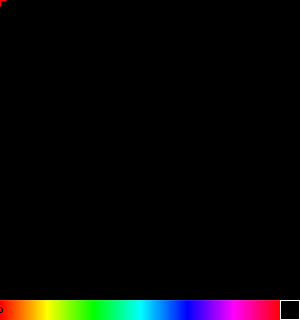
Frame 1 (no input)
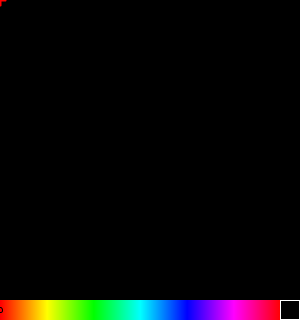
Frame 60 (the mouse pressed at the canvas centre just before this capture)
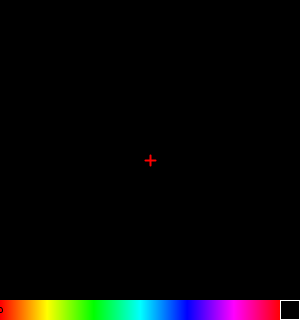
Frame 120 (the mouse held since frame 60 and released just before this capture)

The Processing sketch that drew these frames (run headless with seeded random() and noise(); from frame 60 on, the mouse is pressed at the canvas centre):

// Processing sketch: sample_eraser
// ── sample_eraser.pde
int penColor = 0;
PGraphics g;

boolean colorSelecting = false;

final int PEN_W = 2;  //ペン太さ
final int ERS_W = 8;  //消しゴム太さ
final int COLOR_MAX = 100;

void setup() {
  size(300, 320);
  noCursor();  //カーソルを消す
  colorMode(HSB, COLOR_MAX);

  g = createGraphics(300, 300);
  g.beginDraw();

  g.colorMode(HSB, COLOR_MAX);
  g.background(0);

  g.endDraw();
}

void draw() {
  image(g, 0, 0);
  strokeWeight(1);
  //色選択バー
  for (int x = 0; x < 280; x++) {
    stroke(getMapppedColor(x));
    line(x, 300, x, 320);
  }
  //消しゴム部分
  stroke(COLOR_MAX);
  fill(0);
  rect(280, 300, 20 - 1, 20 - 1);

  stroke(0);

  if (penColor != 290) {
    fill(getMapppedColor(penColor));
    ellipse(penColor, 300 + 10, 5, 5);

    //十字
    strokeWeight(PEN_W + 1);
    stroke(0);
    line(mouseX - 5, mouseY, mouseX + 5, mouseY);
    line(mouseX, mouseY - 5, mouseX, mouseY + 5);
    strokeWeight(PEN_W);
    stroke(getMapppedColor(penColor));
    line(mouseX - 5, mouseY, mouseX + 5, mouseY);
    line(mouseX, mouseY - 5, mouseX, mouseY + 5);
  } else {
    fill(100);
    ellipse(penColor, 300 + 10, 5, 5);

    //バツ印
    strokeWeight(ERS_W/2);
    stroke(100);
    line(mouseX - 5/2., mouseY - 5/2., mouseX + 5/2., mouseY + 5/2.);
    line(mouseX - 5/2., mouseY + 5/2., mouseX + 5/2., mouseY - 5/2.);
  }
}

//色選択バーから色を取るときに使う
color getMapppedColor(int i) {
  return color(map(i, 0, 280, 0, COLOR_MAX), COLOR_MAX, COLOR_MAX);
}

//色選択モード
void colorSelect() {
  penColor = constrain(mouseX, 0, 300);
  if (280 < penColor)
    penColor = 290;
}

//線描画モード
void drawLine() {
  g.beginDraw();
  if (penColor != 290) {
    g.stroke(getMapppedColor(penColor));
    g.strokeWeight(PEN_W);
  } else {
    g.stroke(0);
    g.strokeWeight(ERS_W);
  }
  g.line(pmouseX, pmouseY, mouseX, mouseY);
  g.endDraw();
}


void mousePressed() {
  if (mouseY > 300) {
    colorSelecting = true;
    colorSelect();
  } else if (!colorSelecting) {
    drawLine();
  }
}

void mouseDragged() {
  if (colorSelecting)
    colorSelect();
  else
    drawLine();
}

void mouseReleased() {
  colorSelecting = false;
}
